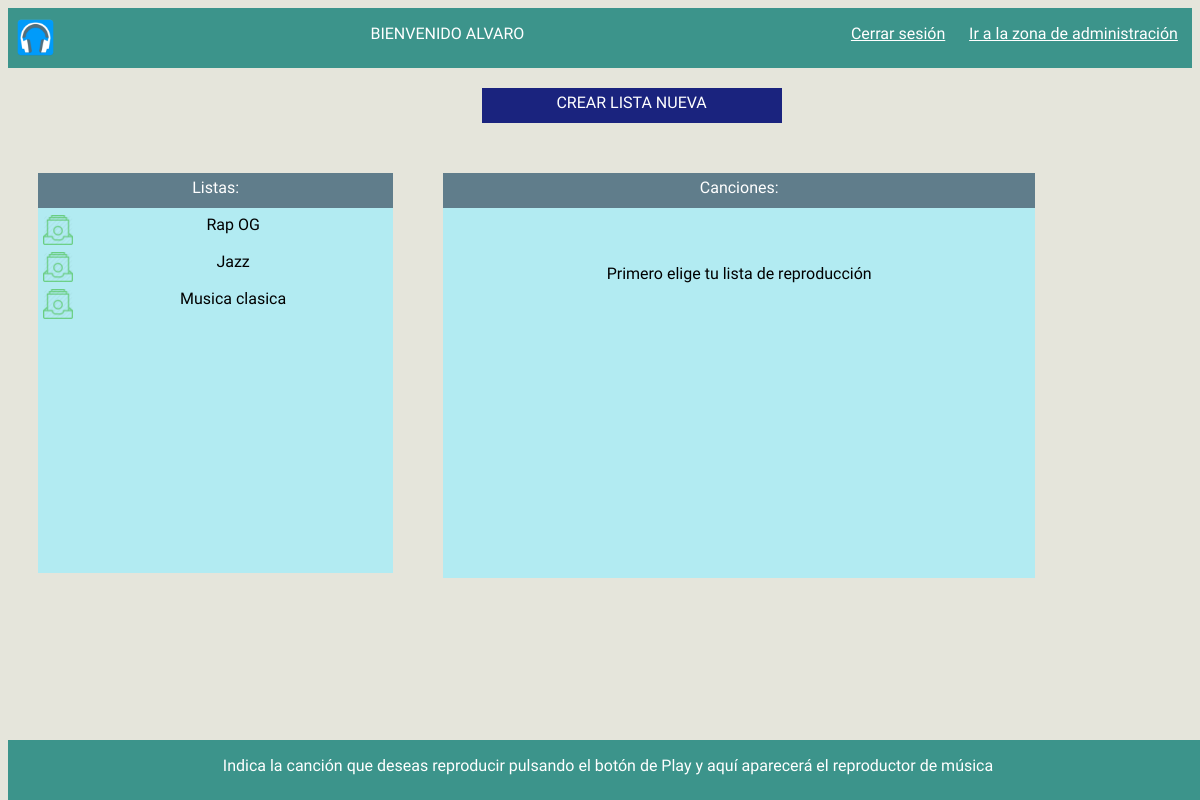
Page /area_usuario/usuario.php (signed in) on the earlier database version.
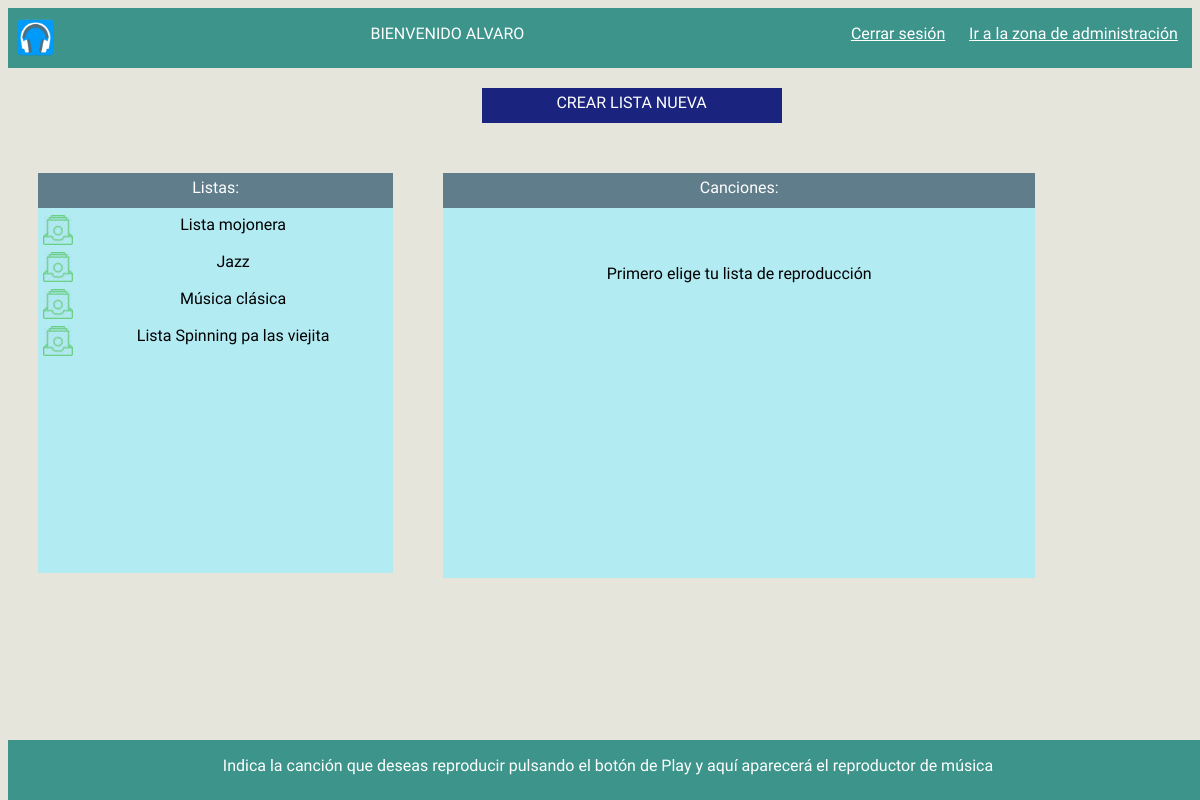
Same page on the later database version.
### tables this page shows
CREATE TABLE IF NOT EXISTS `lista` (
`id_lista` int(11) NOT NULL,
  `nombre_usuariofk` varchar(20) NOT NULL,
  `nombre_lista` varchar(50) NOT NULL,
  `fecha_crea` date NOT NULL
);

### area_usuario/usuario.php (the view, shortened to what this page needs)
<?php
  include("../configuracion_bd.php");
?>
<!DOCTYPE html>
<html lang="en">
  <head>
    <link rel="stylesheet" type="text/css" href="../estilos/general.css">
  </head>
  <body onLoad="setup();">
      <div class="cabecera">
        <div id="cabecera1"><img src="../img/headphones.png"><p><?php echo "BIENVENIDO ".strtoupper($_SESSION["usuario"]);
           ?></p></div>
          <div id="cabecera2"><p><a href="cierre.php">Cerrar sesión</a><?php if($_SESSION['nivel']==0) {
               echo "&nbsp &nbsp &nbsp <a href='administracion.php'>Ir a la zona de administración</a>";
           } ?></p></div>
      </div>
      <div class="nuevalista"><a href="crear.php">CREAR LISTA NUEVA</a></div>
      <div class="listas">
          <div class="liscab">Listas:</div>
          <div class="liscont">
             <ul class="listausu">
               <?php
             $connection = new mysqli($db_host, $db_user, $db_password, $db_name);
$connection->set_charset("utf8");
        if ($result = $connection->query("SELECT * FROM lista join usuario on lista.nombre_usuariofk=usuario.nombre_usuario
            WHERE nombre_usuario='".$_SESSION['usuario']."';")) {
              if ($result->num_rows===0) {
                echo "<p>No tiene lista</p>";
              } else {
                 while($obj = $result->fetch_object()) {
                     echo "<li><a href='editar.php?id=$obj->id_lista'><img src='../img/lista.png'></a><a href='usuario.php?id=$obj->id_lista'> ".$obj->nombre_lista." <span class='fechacr'></span> </a></li>";
                 }
              }
          } else {
            echo "Consulta equivocada";
          }
?>
              </ul>
        </div>
      </div>
      <div class="canciones">
          <div class="cancab">Canciones:</div>
          <div class="cancont"><?php
if (isset($_GET["id"])) {
    $id=$_GET["id"];
        if ($result2 = $connection->query("SELECT * FROM lista , usuario, forma, cancion WHERE lista.nombre_usuariofk=usuario.nombre_usuario AND lista.id_lista=forma.id_listafk AND cancion.id_cancion=forma.id_cancionfk2 AND nombre_usuario='".$_SESSION['usuario']."' AND id_lista='".$_GET['id']."' ORDER BY num_cancion asc;")) {
              if ($result2->num_rows===0) {
                echo "<p>&nbsp &nbsp &nbsp &nbsp &nbsp Lista vacía</p>";
              } else {
                 while($obj2 = $result2->fetch_object()) {
                     $cancion=array('id'=>$_GET['id'],'cancion'=>$obj2->nombre_cancion);
                     $url=http_build_query($cancion);
                     $url_final="usuario.php?".$url;
                    echo "<li><a href='$url_final'><img src='../img/play.png'></a>&nbsp&nbsp&nbsp-".substr($obj2->nombre_cancion, 0, -4)."<p class='caninfo'>".$obj2->album." - ".$obj2->autor." - ".$obj2->genero." - ".$obj2->duracion."</p></li>";
                 }
                  $result2->close();
                  unset($obj2);
              }
          } else {
            echo "Consulta equivocada";
          }
}
else {
            echo "<p class='formcont'>  Primero elige tu lista de reproducción</p>";
}
              ?>
        </div>
      </div>
      <div class="pie"><?php
if (isset($_GET["cancion"])) {
echo "<div class='actual'><p>Reproduciendo actualmente: ".substr($_GET['cancion'], 0, -4)."</p></div><div class='rep'><audio id='audio' src='../../aver/".$_GET['cancion']."' controls='controls' autoplay><p>Este navegador es compatible con nuestro reproductor de música, rogamos lo intente de nuevo en otro navegador</p></audio></div><div class='siguiente'><p></p></div>";
              } else {
    echo "<p>Indica la canción que deseas reproducir pulsando el botón de Play y aquí aparecerá el reproductor de música</p>";
}
          ?></div>
  </body>
</html>

Differences in the rows shown:
changed lista: nombre_lista "Rap OG" → "Lista mojonera"
changed lista: nombre_lista "Musica clasica" → "Música clásica"
added lista: nombre_lista "Lista Spinning pa las viejita"
